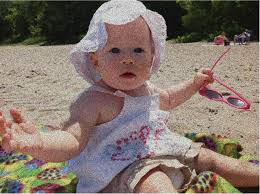
#> input picture images/gnoise.jpg, 260 x 194 px
$ python imp_4_2_4_MedianFiltering.py
#> lines starting #> are read from the running program, lines starting #| are printed output that depends on the picture
# Median Filtering

import cv2
import sys
import numpy as np

# img = cv2.imread('images/Lenna.png', cv2.IMREAD_GRAYSCALE)
# img = cv2.imread('images/pns.jpg', cv2.IMREAD_GRAYSCALE)
img = cv2.imread('images/gnoise.jpg', cv2.IMREAD_GRAYSCALE)
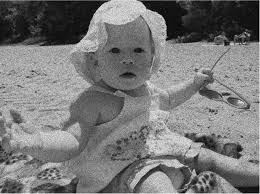
#> img: shape (194, 260); min 0, max 237, mean 120.4

if img is None:
    print('영상 읽기 실패')
    sys.exit()

# sigma 지정
result3 = cv2.medianBlur(img, 3)
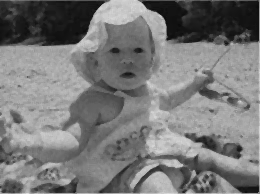
#> result3: shape (194, 260); min 11, max 224, mean 120.6
result5 = cv2.medianBlur(img, 5)

# ksize 지정, mean smoothing과 비교
resultB = cv2.blur(img, (5,5))
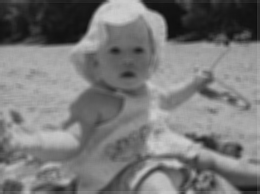
#> resultB: shape (194, 260); min 14, max 207, mean 120
resultG = cv2.GaussianBlur(img, (5,5), 0)

cv2.imshow('Original', img)
cv2.imshow('Result_3', result3)
cv2.imshow('Result_5', result5)
cv2.imshow('Result_mean', resultB)
cv2.imshow('Result_Gaussian', resultG)
cv2.waitKey()
cv2.destroyAllWindows()
